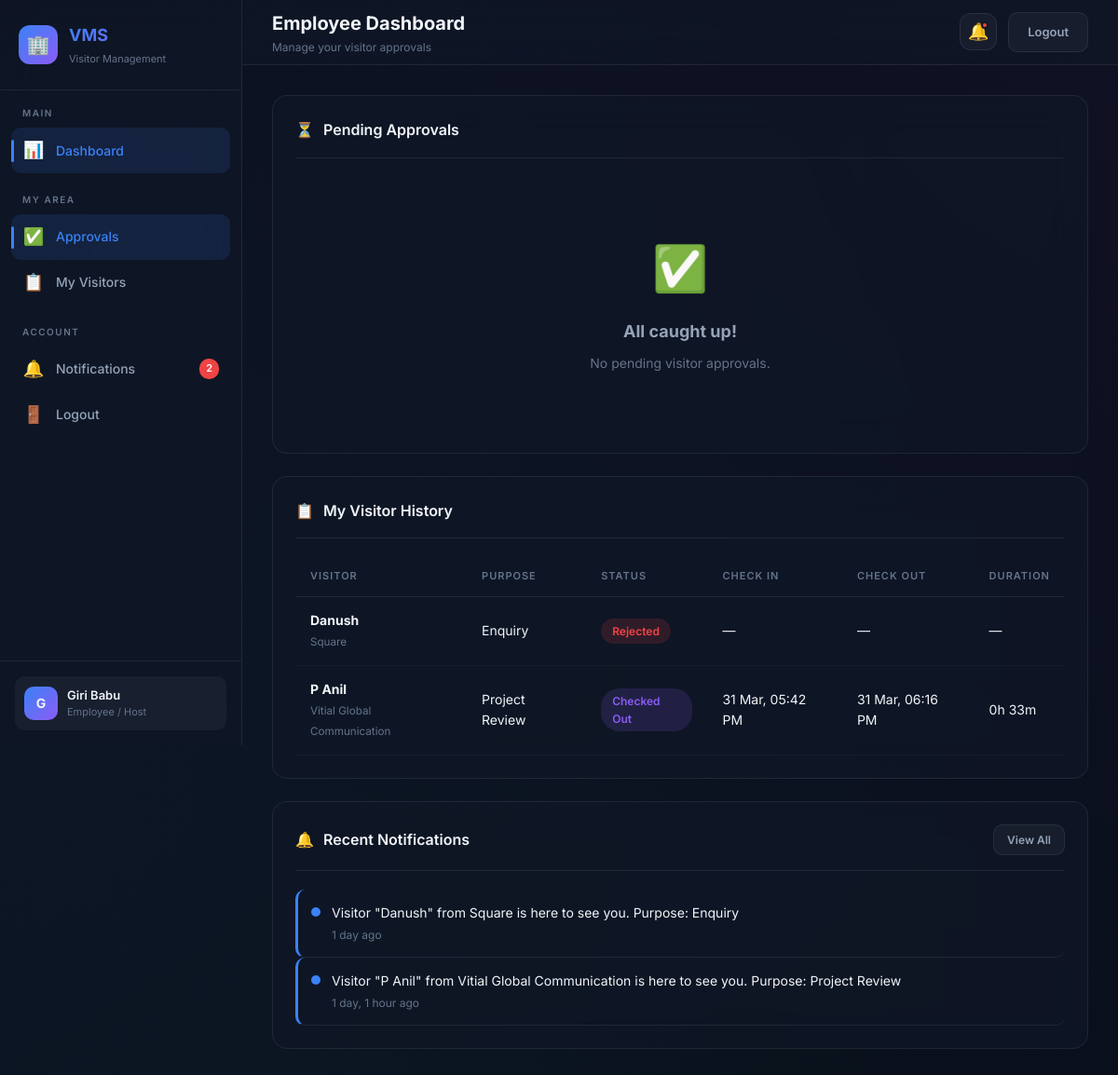
/ (signed in), run on the app's committed database.
### core/models.py (models this page shows, shortened)
class User(AbstractUser):
    ROLE_CHOICES = [
        ('admin', 'Admin'),
        ('guard', 'Security Guard / Receptionist'),
        ('employee', 'Employee / Host'),
    ]
    role = models.CharField(max_length=20, choices=ROLE_CHOICES, default='employee')
    phone = models.CharField(max_length=15, blank=True)
    department = models.CharField(max_length=100, blank=True)

class Visit(models.Model):
    STATUS_CHOICES = [
        ('pending', 'Pending Approval'),
        ('approved', 'Approved'),
        ('rejected', 'Rejected'),
        ('checked_in', 'Checked In'),
        ('checked_out', 'Checked Out'),
    ]
    visitor = models.ForeignKey(Visitor, on_delete=models.CASCADE, related_name='visits')
    host = models.ForeignKey(User, on_delete=models.SET_NULL, null=True, related_name='hosted_visits')
    purpose = models.CharField(max_length=300)
    status = models.CharField(max_length=20, choices=STATUS_CHOICES, default='pending')
    badge_number = models.CharField(max_length=20, blank=True)
    check_in = models.DateTimeField(null=True, blank=True)
    check_out = models.DateTimeField(null=True, blank=True)
    remarks = models.TextField(blank=True)
    created_at = models.DateTimeField(auto_now_add=True)
    updated_at = models.DateTimeField(auto_now=True)
    class Meta:
        ordering = ['-created_at']
    @property
    def duration(self):
        if self.check_in and self.check_out:
            delta = self.check_out - self.check_in
            hours, remainder = divmod(int(delta.total_seconds()), 3600)
            minutes, _ = divmod(remainder, 60)
            return f"{hours}h {minutes}m"
        return None

class Visitor(models.Model):
    name = models.CharField(max_length=200)
    email = models.EmailField(blank=True)
    phone = models.CharField(max_length=15)
    company = models.CharField(max_length=200, blank=True)
    address = models.TextField(blank=True)
    id_proof_type = models.CharField(
        max_length=50, blank=True,
        choices=[('aadhar', 'Aadhar'), ('passport', 'Passport'),
                 ('driving_license', 'Driving License'), ('other', 'Other')]
    )
    id_proof_number = models.CharField(max_length=50, blank=True)
    photo = models.ImageField(upload_to='visitor_photos/', blank=True, null=True)
    created_by = models.ForeignKey(User, on_delete=models.SET_NULL, null=True, related_name='registered_visitors')
    created_at = models.DateTimeField(auto_now_add=True)
    class Meta:
        ordering = ['-created_at']

class Notification(models.Model):
    user = models.ForeignKey(User, on_delete=models.CASCADE, related_name='notifications')
    message = models.TextField()
    visit = models.ForeignKey(Visit, on_delete=models.CASCADE, null=True, blank=True)
    is_read = models.BooleanField(default=False)
    created_at = models.DateTimeField(auto_now_add=True)
    class Meta:
        ordering = ['-created_at']

### core/views.py (the view)
@login_required
def dashboard(request):
    role = request.user.role
    if role == 'admin' or request.user.is_superuser:
        return admin_dashboard(request)
    elif role == 'guard':
        return guard_dashboard(request)
    elif role == 'employee':
        return employee_dashboard(request)
    return redirect('login')

### core/context_processors.py (called while the page is built)
def notifications_processor(request):
    if request.user.is_authenticated:
        unread_count = Notification.objects.filter(user=request.user, is_read=False).count()
        return {'unread_notifications_count': unread_count}
    return {'unread_notifications_count': 0}

### core/views.py (called while the page is built)
def employee_dashboard(request):
    pending_visits = Visit.objects.filter(host=request.user, status='pending').select_related('visitor')
    my_visits = Visit.objects.filter(host=request.user).exclude(status='pending').select_related('visitor')[:20]
    notifications = Notification.objects.filter(user=request.user)[:10]
    context = {
        'pending_visits': pending_visits,
        'my_visits': my_visits,
        'notifications': notifications,
    }
    return render(request, 'dashboard_employee.html', context)

### core/templates/dashboard_employee.html (shortened to what this page needs)
{% extends 'base.html' %}
{% block page_title %}Employee Dashboard{% endblock %}
{% block page_subtitle %}Manage your visitor approvals{% endblock %}
{% block content %}
<div class="glass-card">
    <div class="card-header">
        <div class="card-title"><span class="icon">⏳</span> Pending Approvals</div>
    </div>
    {% if pending_visits %}
    <table class="data-table">
        <thead>
            <tr>
                <th>Visitor</th>
                <th>Company</th>
                <th>Phone</th>
                <th>Purpose</th>
                <th>Time</th>
                <th>Actions</th>
            </tr>
        </thead>
        <tbody>
            {% for visit in pending_visits %}
            <tr>
                <td><strong>{{ visit.visitor.name }}</strong></td>
                <td>{{ visit.visitor.company|default:"—" }}</td>
                <td>{{ visit.visitor.phone }}</td>
                <td>{{ visit.purpose }}</td>
                <td>{{ visit.created_at|date:"h:i A" }}</td>
                <td>
                    <div class="gap-2">
                        <a href="{% url 'approve_visit' visit.id %}" class="btn btn-success btn-sm">✅ Approve</a>
                        <a href="{% url 'reject_visit' visit.id %}" class="btn btn-danger btn-sm">❌ Reject</a>
                    </div>
                </td>
            </tr>
            {% endfor %}
        </tbody>
    </table>
    {% else %}
    <div class="empty-state">
        <div class="icon">✅</div>
        <h3>All caught up!</h3>
        <p>No pending visitor approvals.</p>
    </div>
    {% endif %}
</div>
<div class="glass-card">
    <div class="card-header">
        <div class="card-title"><span class="icon">📋</span> My Visitor History</div>
    </div>
    {% if my_visits %}
    <table class="data-table">
        <thead>
            <tr>
                <th>Visitor</th>
                <th>Purpose</th>
                <th>Status</th>
                <th>Check In</th>
                <th>Check Out</th>
                <th>Duration</th>
            </tr>
        </thead>
        <tbody>
            {% for visit in my_visits %}
            <tr>
                <td><strong>{{ visit.visitor.name }}</strong><br><small class="text-muted">{{ visit.visitor.company|default:"" }}</small></td>
                <td>{{ visit.purpose }}</td>
                <td><span class="badge badge-{{ visit.status }}">{{ visit.get_status_display }}</span></td>
                <td>{{ visit.check_in|date:"d M, h:i A"|default:"—" }}</td>
                <td>{{ visit.check_out|date:"d M, h:i A"|default:"—" }}</td>
                <td>{{ visit.duration|default:"—" }}</td>
            </tr>
            {% endfor %}
        </tbody>
    </table>
    {% else %}
    <div class="empty-state">
        <div class="icon">📭</div>
        <h3>No visitor history</h3>
        <p>Your past visitor records will appear here.</p>
    </div>
    {% endif %}
</div>
<div class="glass-card">
    <div class="card-header">
        <div class="card-title"><span class="icon">🔔</span> Recent Notifications</div>
        <a href="{% url 'notifications' %}" class="btn btn-secondary btn-sm">View All</a>
    </div>
    {% for notif in notifications %}
    <div class="notif-item {% if not notif.is_read %}unread{% endif %}">
        <span class="notif-dot {% if notif.is_read %}read{% endif %}"></span>
        <div>
            <div class="notif-message">{{ notif.message }}</div>
            <div class="notif-time">{{ notif.created_at|timesince }} ago</div>
        </div>
    </div>
    {% empty %}
    <div class="empty-state" style="padding:30px;">
        <p>No notifications yet</p>
    </div>
    {% endfor %}
</div>
{% endblock %}

### core/templates/base.html (shortened to what this page needs)
{% load static %}
<!DOCTYPE html>
<html lang="en">
<head>
    <link rel="stylesheet" href="{% static 'core/css/style.css' %}">
</head>
<body>
    <div class="app-layout">
        <aside class="sidebar" id="sidebar">
            <div class="sidebar-brand">
                <div class="brand-icon">🏢</div>
                <div>
                    <h2>VMS</h2>
                    <small>Visitor Management</small>
                </div>
            </div>
            <nav class="sidebar-nav">
                <div class="nav-section">
                    <div class="nav-section-title">Main</div>
                    <a href="{% url 'dashboard' %}" class="nav-link">
                        <span class="icon">📊</span> Dashboard
                    </a>
                </div>
                {% if user.role == 'employee' %}
                <div class="nav-section">
                    <div class="nav-section-title">My Area</div>
                    <a href="{% url 'dashboard' %}" class="nav-link">
                        <span class="icon">✅</span> Approvals
                    </a>
                    <a href="{% url 'visitor_history' %}" class="nav-link">
                        <span class="icon">📋</span> My Visitors
                    </a>
                </div>
                {% endif %}
                <div class="nav-section">
                    <div class="nav-section-title">Account</div>
                    <a href="{% url 'notifications' %}" class="nav-link">
                        <span class="icon">🔔</span> Notifications
                        {% if unread_notifications_count %}
                        <span class="nav-badge">{{ unread_notifications_count }}</span>
                        {% endif %}
                    </a>
                    <a href="{% url 'logout' %}" class="nav-link">
                        <span class="icon">🚪</span> Logout
                    </a>
                </div>
            </nav>
            <div class="sidebar-footer">
                <div class="user-info">
                    <div class="avatar">{{ user.first_name|default:user.username|first|upper }}</div>
                    <div class="user-details">
                        <div class="user-name">{{ user.get_full_name|default:user.username }}</div>
                        <div class="user-role">{{ user.get_role_display }}</div>
                    </div>
                </div>
            </div>
        </aside>
        <main class="main-content">
            <header class="topbar">
                <div class="topbar-left" style="display:flex;align-items:center;gap:12px;">
                    <div>
                        <h1>{% block page_title %}Dashboard{% endblock %}</h1>
                        <p>{% block page_subtitle %}Welcome back{% endblock %}</p>
                    </div>
                </div>
                <div class="topbar-right">
                    <a href="{% url 'notifications' %}" class="topbar-btn" title="Notifications">
                        🔔
                        {% if unread_notifications_count %}<span class="badge-dot"></span>{% endif %}
                    </a>
                    <a href="{% url 'logout' %}" class="btn btn-secondary" style="font-size: 13px;" title="Logout">Logout</a>
                </div>
            </header>
            <div class="page-content">
                {% block content %}{% endblock %}
            </div>
        </main>
    </div>
</body>
</html>

### data on the page
User: first_name|first "G", get_full_name "Giri Babu", role "Employee / Host"
Visit: visitor.name "Danush", visitor.company "Square", purpose "Enquiry", status "Rejected", check_in "—", check_out "—", duration "—"
Visit: visitor.name "P Anil", visitor.company "Vitial Global Communication", purpose "Project Review", status "Checked Out", check_in "31 Mar, 05:42 PM", check_out "31 Mar, 06:16 PM", duration "0h 33m"
Notification: is_read False (drawn), message "Visitor \"Danush\" from Square is here to see you. Purpose: Enquiry", created_at "1 day"
Notification: is_read False (drawn), message "Visitor \"P Anil\" from Vitial Global Communication is here to see you. Purpose: Project Review", created_at "1 day, 1 hour"

### other printed values
{{ unread_notifications_count }} "2"
